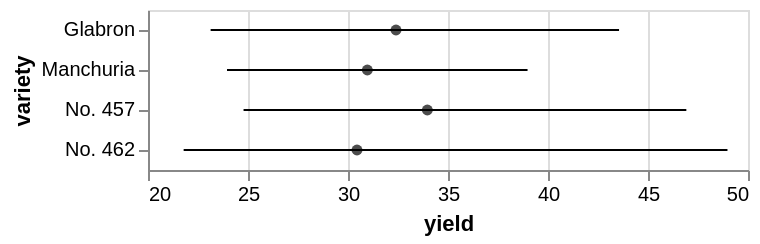

Describe this chart as a Vega-Lite specification.
### Vega-Lite specification from a JSON file in a GitHub repository (floating-point values rounded to 4 significant figures)
{"$schema": "https://vega.github.io/schema/vega-lite/v3.json", "data": {"values": [{"lower_yield": 23.13, "upper_yield": 43.55, "center": 32.4, "variety": "Glabron"}, {"lower_yield": 23.95, "upper_yield": 38.98, "center": 30.97, "variety": "Manchuria"}, {"lower_yield": 24.78, "upper_yield": 46.92, "center": 33.97, "variety": "No. 457"}, {"lower_yield": 21.78, "upper_yield": 48.97, "center": 30.45, "variety": "No. 462"}]}, "layer": [{"mark": "errorbar", "encoding": {"x": {"field": "upper_yield", "type": "quantitative", "scale": {"zero": false}, "title": "yield"}, "x2": {"field": "lower_yield"}, "y": {"field": "variety", "type": "ordinal"}}}, {"mark": {"type": "point", "filled": true, "color": "black"}, "encoding": {"x": {"field": "center", "type": "quantitative"}, "y": {"field": "variety", "type": "ordinal"}}}]}
